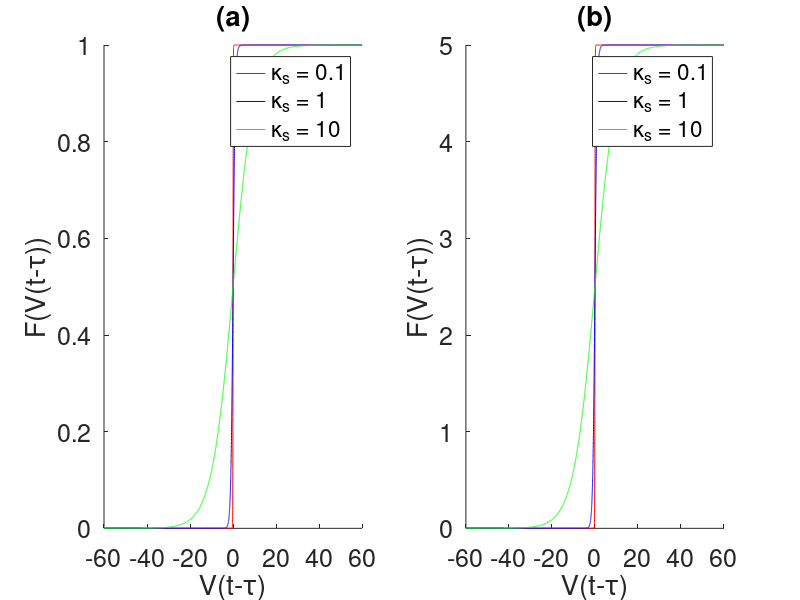

The MATLAB source for this figure:
%behaviour of f(V(t-tau))=(Kappa/2)*(1+tanh((V(t-tau)-Vs)/Kappa_s)) for a variety of
%Kappa and Kappa_s, (Vs=0)
Kappa_s=[0.1,1,10];
Kappa=[1,5];
V_delayed=-60:0.01:60;
colours=['r','b','g'];
for i=1:length(Kappa)
    subplot(1,length(Kappa),i)
    if i==1
        subplot(1,length(Kappa),1)
        title('(a)')
    else
        subplot(1,length(Kappa),2)
        title('(b)')
    end
    hold on
    for j=1:length(Kappa_s)
        plot(V_delayed,(Kappa(i)/2)*(1+tanh(V_delayed/Kappa_s(j))),colours(j))
    end
    xlabel('V(t-\tau)')
    ylabel('F(V(t-\tau))')
    legend({['\kappa_s = ' num2str(Kappa_s(1))], ...
        ['\kappa_s = ' num2str(Kappa_s(2))], ...
        ['\kappa_s = ' num2str(Kappa_s(3))]}, 'FontSize',18)
    set(gca,'FontSize',18)
end